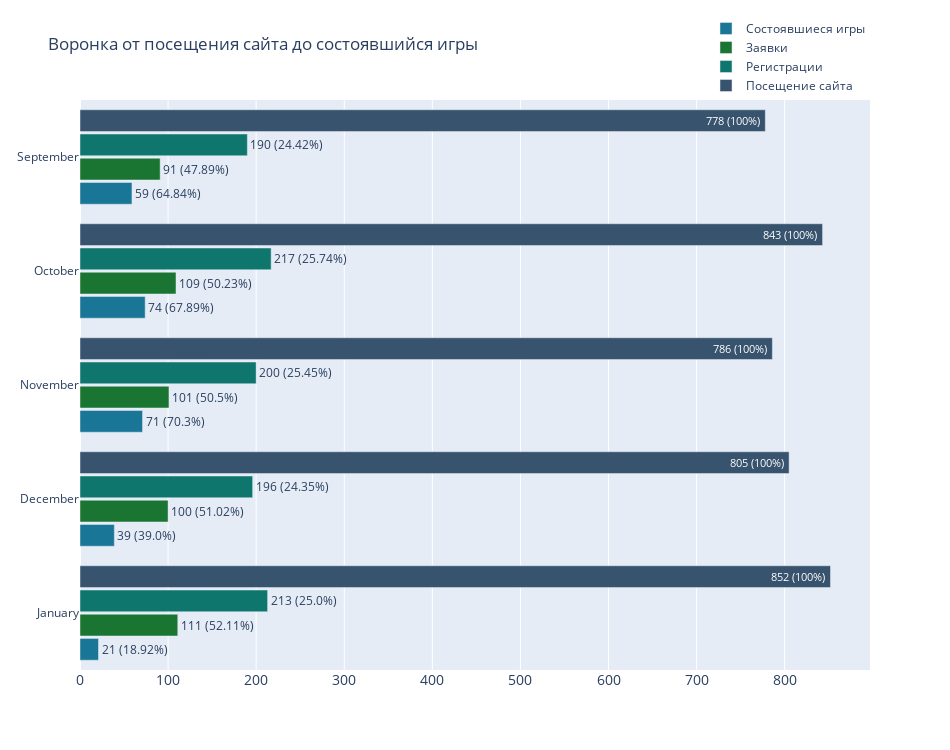

Notebook code for this chart:
### Code cell
years = month_funnel.month_name
fig = go.Figure()
fig.add_trace(
    go.Bar(
        x=month_funnel.game_flg,
        y=years,
        name="Состоявшиеся игры",
        marker_color="rgb(26, 118, 150)",
        orientation="h",
        text=month_funnel.cr_game_flg,
        textposition="outside",
    )
)

fig.add_trace(
    go.Bar(
        x=month_funnel.application_rk,
        y=years,
        name="Заявки",
        marker_color="rgb(26, 117, 50)",
        orientation="h",
        text=month_funnel.cr_application_rk,
        textposition="outside",
    )
)
fig.add_trace(
    go.Bar(
        x=month_funnel.account_rk,
        y=years,
        name="Регистрации",
        marker_color="rgb(15, 118, 109)",
        orientation="h",
        text=month_funnel.cr_account_rk,
        textposition="outside",
    )
)
fig.add_trace(
    go.Bar(
        x=month_funnel.client_rk,
        y=years,
        name="Посещение сайта",
        marker_color="rgb(55, 83, 109)",
        orientation="h",
        text=month_funnel.cr_client_rk,
        textposition="inside",
    )
)


fig.update_layout(
    title="Воронка от посещения сайта до состоявшийся игры",
    xaxis_tickfont_size=14,
    yaxis=dict(
        titlefont_size=16,
    ),
    legend=dict(
        x=0,
        y=1.0,
        bgcolor="rgba(255, 255, 255, 0)",
        bordercolor="rgba(255, 255, 255, 0)",
    ),
    barmode="group",
    bargap=0.15,  # gap between bars of adjacent location coordinates.
    bargroupgap=0.1,  # gap between bars of the same location coordinate.
)

fig.update_layout(
    autosize=False,
    width=950,
    height=750,
)
fig.update_layout(legend=dict(yanchor="bottom", y=1, xanchor="right", x=1))

fig.show()

### Figure 1 — Plotly figure (JSON) as saved in the notebook; plotly's stock layout.template omitted (floating-point values rounded to 4 significant figures)
{"data": [{"marker": {"color": "rgb(26, 118, 150)"}, "name": "Состоявшиеся игры", "orientation": "h", "text": ["21 (18.92%)", "39 (39.0%)", "71 (70.3%)", "74 (67.89%)", "59 (64.84%)"], "textposition": "outside", "type": "bar", "x": [21, 39, 71, 74, 59], "y": ["January", "December", "November", "October", "September"]}, {"marker": {"color": "rgb(26, 117, 50)"}, "name": "Заявки", "orientation": "h", "text": ["111 (52.11%)", "100 (51.02%)", "101 (50.5%)", "109 (50.23%)", "91 (47.89%)"], "textposition": "outside", "type": "bar", "x": [111, 100, 101, 109, 91], "y": ["January", "December", "November", "October", "September"]}, {"marker": {"color": "rgb(15, 118, 109)"}, "name": "Регистрации", "orientation": "h", "text": ["213 (25.0%)", "196 (24.35%)", "200 (25.45%)", "217 (25.74%)", "190 (24.42%)"], "textposition": "outside", "type": "bar", "x": [213, 196, 200, 217, 190], "y": ["January", "December", "November", "October", "September"]}, {"marker": {"color": "rgb(55, 83, 109)"}, "name": "Посещение сайта", "orientation": "h", "text": ["852 (100%)", "805 (100%)", "786 (100%)", "843 (100%)", "778 (100%)"], "textposition": "inside", "type": "bar", "x": [852, 805, 786, 843, 778], "y": ["January", "December", "November", "October", "September"]}], "layout": {"autosize": false, "bargap": 0.15, "bargroupgap": 0.1, "barmode": "group", "height": 750, "legend": {"bgcolor": "rgba(255, 255, 255, 0)", "bordercolor": "rgba(255, 255, 255, 0)", "x": 1, "xanchor": "right", "y": 1, "yanchor": "bottom"}, "title": {"text": "Воронка от посещения сайта до состоявшийся игры"}, "width": 950, "xaxis": {"tickfont": {"size": 14}}, "yaxis": {"title": {"font": {"size": 16}}}}}
